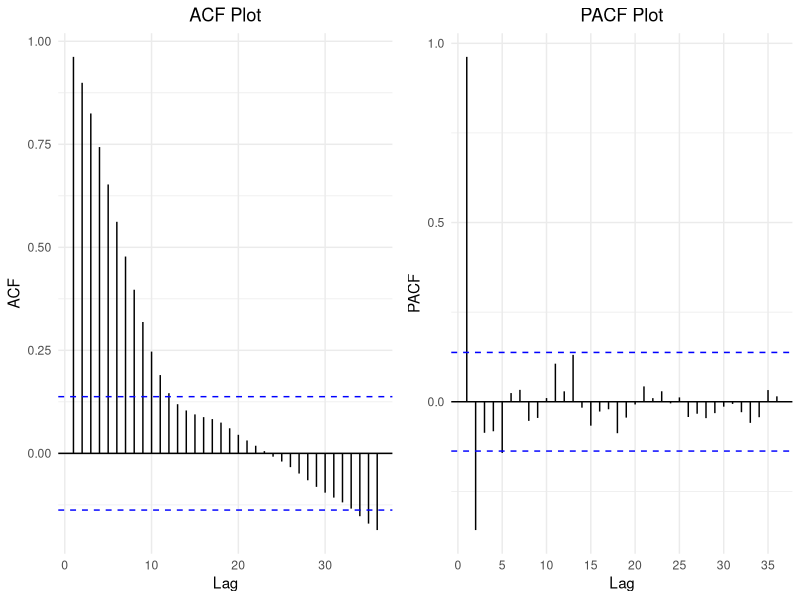
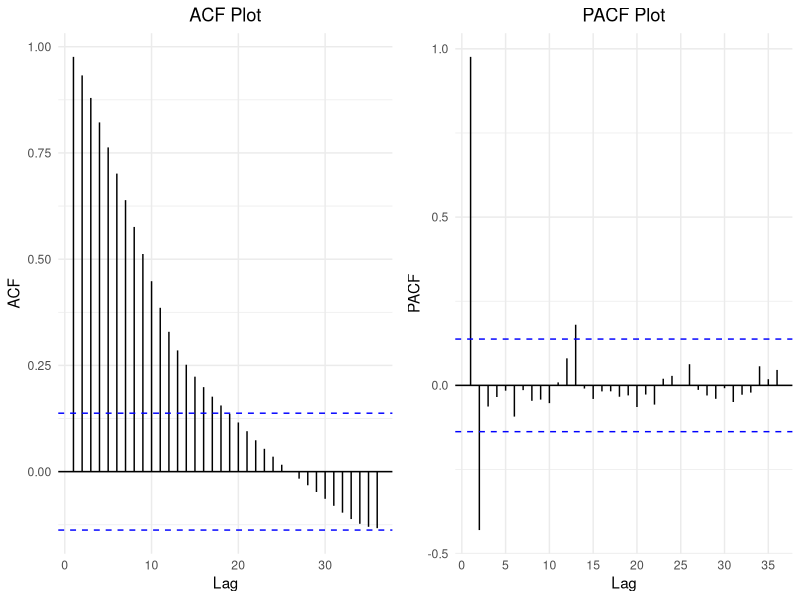
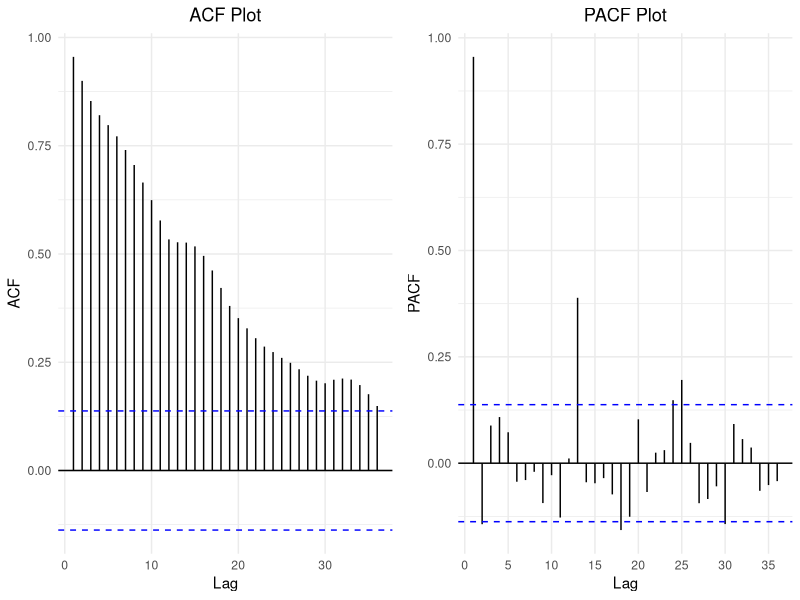
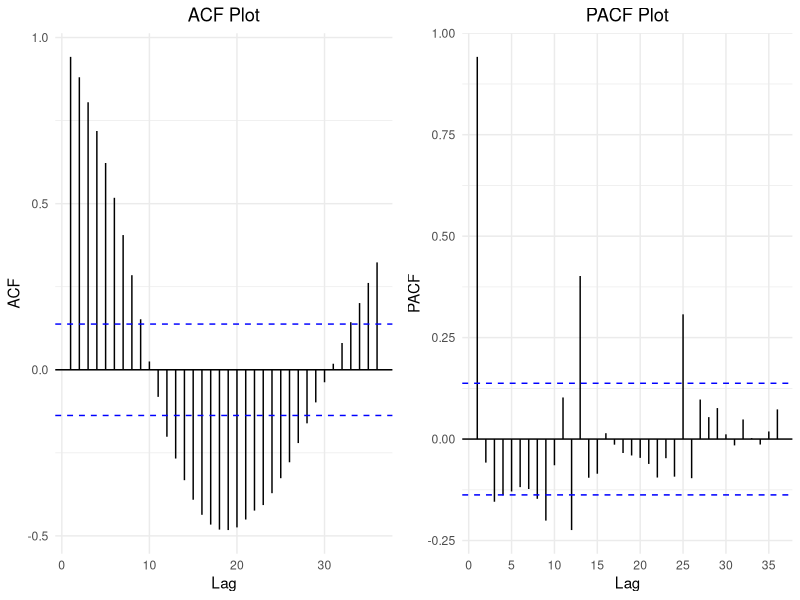

Reproduce these figures in R, in order.
######################### ACF - PACF Plots: BRIC ####################
set.seed(20240101) # For reproducibility, we are using this seed value

# Load the necessary libraries
library(forecast)
library(ggplot2)
library(gridExtra)

################## Brazil ############################
# Set the working directory
setwd("/FEWNet/dataset/brazil")
getwd()

# Dataset
cpi.df <- read.csv("Brazil_CPI_inf_rate_Monthly_base_mulvar_cpi_epu_gprc_202201.csv",header=TRUE)
str(cpi.df)

# lets remove the last 24 observations (test data) -- Time frame considered: 2003M01 - 2019M11
cpi.train.df<-cpi.df[1:203,1:4]
str(cpi.train.df)

# Create ACF plot
acf_plot <- ggAcf(cpi.train.df$CPI_inflation_rate, lag.max = 36) +
  ggtitle("ACF Plot") +
  theme_minimal() +
  theme(plot.title = element_text(hjust = 0.5))

# Create PACF plot
pacf_plot <- ggPacf(cpi.train.df$CPI_inflation_rate, lag.max = 36) +
  ggtitle("PACF Plot") +
  theme_minimal() +
  theme(plot.title = element_text(hjust = 0.5))

# Arrange both plots side by side
grid.arrange(acf_plot, pacf_plot, ncol = 2)


################## Russia ############################
# Set the working directory
setwd("/FEWNet/dataset/russia")
getwd()

# Dataset
cpi.df <- read.csv("RUS_CPI_inf_rate_Monthly_mulvar_epu_gprc_202201.csv",header=TRUE)
str(cpi.df)

# lets remove the last 24 observations (test data) -- Time frame considered: 2003M01 - 2019M11
cpi.train.df<-cpi.df[1:203,1:4]
str(cpi.train.df)

# Create ACF plot
acf_plot <- ggAcf(cpi.train.df$cpi_inflation_rate, lag.max = 36) +
  ggtitle("ACF Plot") +
  theme_minimal() +
  theme(plot.title = element_text(hjust = 0.5))

# Create PACF plot
pacf_plot <- ggPacf(cpi.train.df$cpi_inflation_rate, lag.max = 36) +
  ggtitle("PACF Plot") +
  theme_minimal() +
  theme(plot.title = element_text(hjust = 0.5))

# Arrange both plots side by side
grid.arrange(acf_plot, pacf_plot, ncol = 2)

################## India ############################
# Set the working directory
setwd("/FEWNet/dataset/india")
getwd()

# Dataset
cpi.df <- read.csv("India_CPI_inf_rate_Monthly_base_mulvar_cpi_epu_gprc_202201.csv",header=TRUE)
str(cpi.df)

# lets remove the last 24 observations (test data) -- Time frame considered: 2003M01 - 2019M11
cpi.train.df<-cpi.df[1:203,1:4]
str(cpi.train.df)

# Create ACF plot
acf_plot <- ggAcf(cpi.train.df$CPI_inflation_Rate, lag.max = 36) +
  ggtitle("ACF Plot") +
  theme_minimal() +
  theme(plot.title = element_text(hjust = 0.5))

# Create PACF plot
pacf_plot <- ggPacf(cpi.train.df$CPI_inflation_Rate, lag.max = 36) +
  ggtitle("PACF Plot") +
  theme_minimal() +
  theme(plot.title = element_text(hjust = 0.5))

# Arrange both plots side by side
grid.arrange(acf_plot, pacf_plot, ncol = 2)

################## China ############################
# Set the working directory
setwd("/FEWNet/dataset/china")
getwd()

# Dataset
cpi.df <- read.csv("China_CPI_inf_rate_Monthly_mulvariate_epu_gprc_202201.csv",header=TRUE)
str(cpi.df)

# lets remove the last 24 observations (test data) -- Time frame considered: 2003M01 - 2019M11
cpi.train.df<-cpi.df[1:203,1:4]
str(cpi.train.df)

# Create ACF plot
acf_plot <- ggAcf(cpi.train.df$cpi_inflation_rate, lag.max = 36) +
  ggtitle("ACF Plot") +
  theme_minimal() +
  theme(plot.title = element_text(hjust = 0.5))

# Create PACF plot
pacf_plot <- ggPacf(cpi.train.df$cpi_inflation_rate, lag.max = 36) +
  ggtitle("PACF Plot") +
  theme_minimal() +
  theme(plot.title = element_text(hjust = 0.5))

# Arrange both plots side by side
grid.arrange(acf_plot, pacf_plot, ncol = 2)




